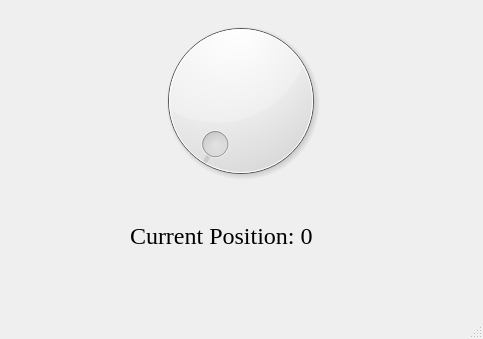
<?xml version="1.0" encoding="UTF-8"?>
<ui version="4.0">
 <class>MainWindow</class>
 <widget class="QMainWindow" name="MainWindow">
  <property name="geometry">
   <rect>
    <x>0</x>
    <y>0</y>
    <width>483</width>
    <height>339</height>
   </rect>
  </property>
  <property name="windowTitle">
   <string>MainWindow</string>
  </property>
  <widget class="QWidget" name="centralwidget">
   <widget class="QDial" name="dial">
    <property name="geometry">
     <rect>
      <x>110</x>
      <y>10</y>
      <width>261</width>
      <height>181</height>
     </rect>
    </property>
   </widget>
   <widget class="QLabel" name="label">
    <property name="geometry">
     <rect>
      <x>130</x>
      <y>210</y>
      <width>271</width>
      <height>51</height>
     </rect>
    </property>
    <property name="font">
     <font>
      <family>Times New Roman</family>
      <pointsize>18</pointsize>
     </font>
    </property>
    <property name="text">
     <string>Current Position: 0</string>
    </property>
   </widget>
  </widget>
  <widget class="QMenuBar" name="menubar">
   <property name="geometry">
    <rect>
     <x>0</x>
     <y>0</y>
     <width>483</width>
     <height>26</height>
    </rect>
   </property>
  </widget>
  <widget class="QStatusBar" name="statusbar"/>
 </widget>
 <resources/>
 <connections/>
</ui>
